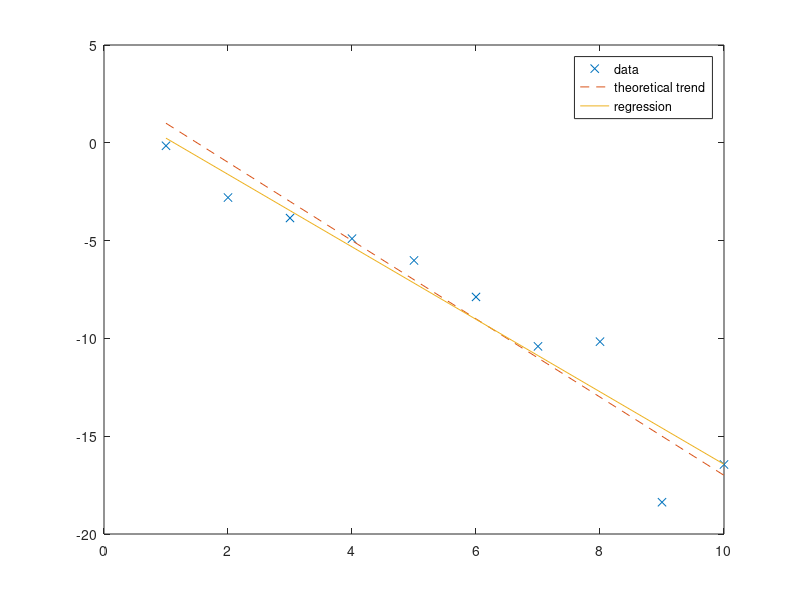

Reproduce this figure in MATLAB.
% Simple least-squares regression as a demo of fminunc
% Generate data
X = (1:1:10)';
B0 = 3;
B1 = -2;
sigmayx = 2;
Y = B0 + B1*X + sigmayx*randn(size(X));
figure(1)
clf
plot(X,Y,'x')
legend('data')

% Do the regression the normal way
X1 = [ones(size(X)),X];
b = X1\Y;
hold all
plot(X,B0+B1*X,'--')
plot(X,b(1)+b(2)*X)
legend({'data','theoretical trend','regression'})

% Create a function to sum squared residuals for a given slope and offset
sumsqr = @(x,y,b) sum((y-(b(1)+x*b(2))).^2);
% Configure options for minimization
fitopts = optimset('Display','iter'); % Output status after each iteration
% Use fminunc to minimize the output of that function, starting from 0 offset and 0 slope
fitres = fminunc(@(b) sumsqr(X,Y,b),[0;0],fitopts);
% Observe fitres == b
% In this case fminunc is massive overkill, but some models are too complex for built-in functions

% Use fmincon() in place of fminunc() to put constraints on the search
% Use optimset() to select various options for either function, such as selecting the minimization algorithm
%   or specifying to use parallel processing (especially for multi-dimensional searches; read help on "matlabpool" first)
